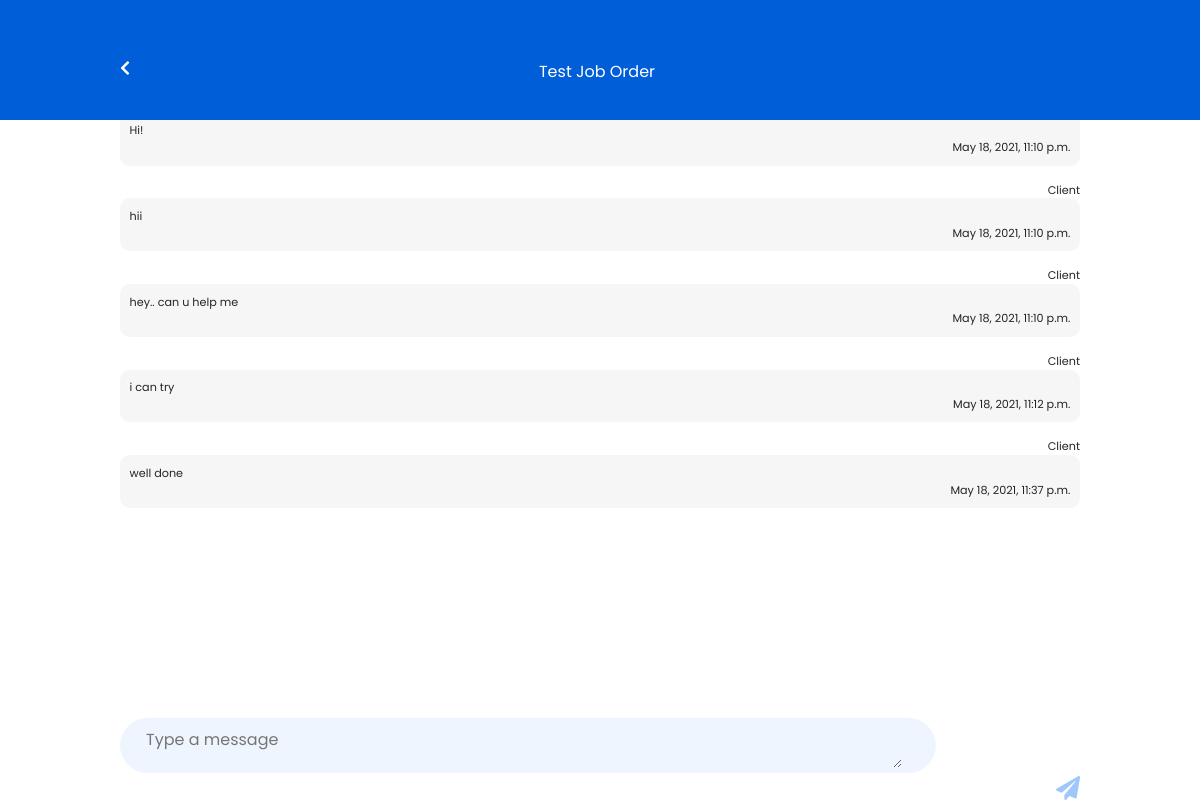
/individual_chat/24 (signed in), run on an earlier commit of the app's database.
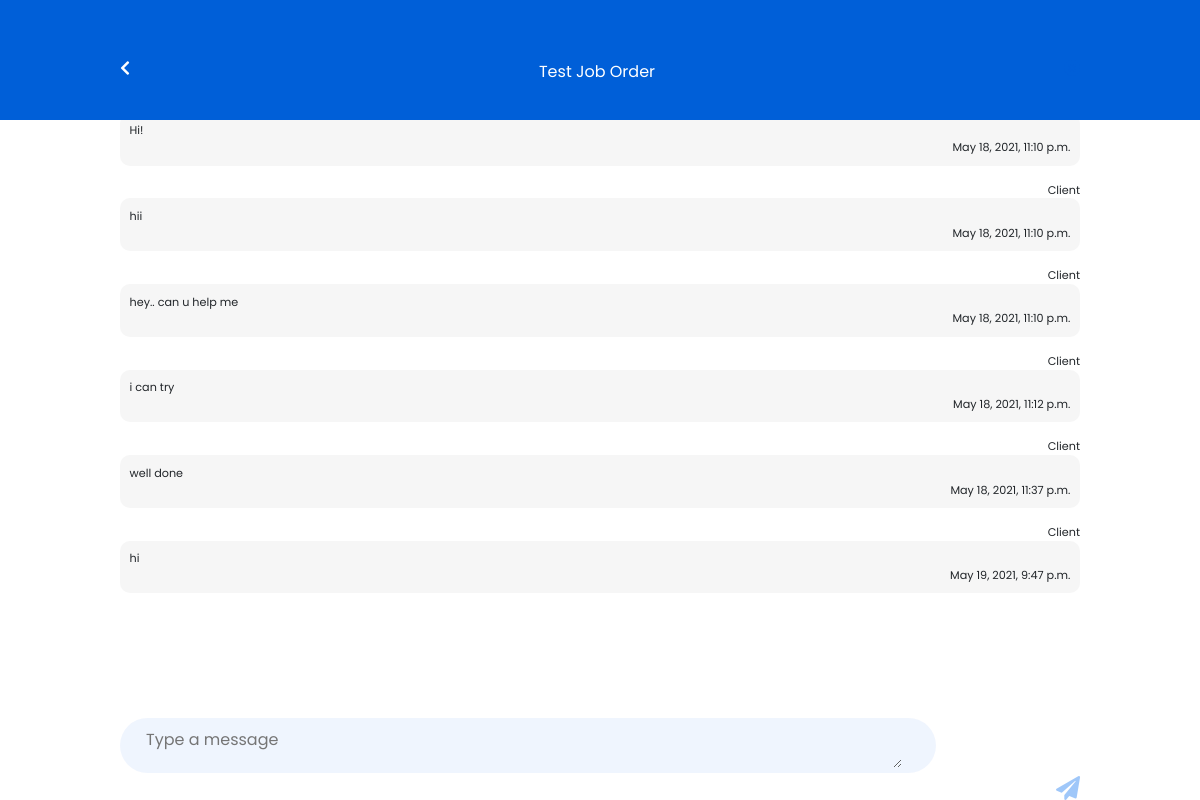
And on a later commit of the database.
### app/models.py (models this page shows, shortened)
class Chat(models.Model):
    class Meta:
        db_table = "Chat Table"
    from_id = models.TextField(max_length=20,verbose_name="Sending Party",null=True)
    to_id = models.TextField(max_length=20,verbose_name="Recieving Party",null=True)
    message= models.TextField(max_length=500,verbose_name="Message", null=True)
    projectCompleted = models.BooleanField(default=False, verbose_name="is Project completed")
    artisanRead = models.BooleanField(default=False, verbose_name="artisan has Read message")
    clientRead = models.BooleanField(default=False, verbose_name="client has Read message")
    project_id = models.TextField(max_length=20,verbose_name="Project ID",null=True)
    date_added = models.DateTimeField(default=timezone.now)

### app/views.py (the view, shortened to what this page needs)
# urls.py: path("individual_chat/<int:id>", views.individual_chat_page, name="individual_chat"),
def individual_chat_page(request, id):
    if 'user_id' in request.session:
        user_id = request.session["user_id"]
        project = Project_Gig.objects.get(id=id)
        chat = Chat.objects.filter(project_id=project.id)
        if project and chat:
            return_data = {
                "project_details": project,
                "chat_details":chat,
                "you": user_id,
                "client":project.client_id
            }
        return render(request,"artisan/chat/individual_chat.html", return_data)
    else:
        return redirect('/login')

### app/templates/artisan/chat/individual_chat.html (shortened to what this page needs)
{% extends "artisan/nav.html" %}
{% load static %}
{% block body%}
<section class="secondary-background">
<div class="secondary-nav">
    <p class="sec-nav-title">{{project_details.project_title}}</p>
  </div>
  <div class="all-chat-container" id="chat_container">
    {% for c in chat_details %}
    {% if c.from_id == you %}
    <div class="mt-3">
      <p class="text-left">You</p>
      <div  class="you-chat">
        <p>{{c.message}}</p>
        <p class="text-right">{{c.date_added}}</p>
      </div>
    </div>
    {% else %}
    <div class="mt-3">
      <p class="text-right">Client</p>
      <div  class="client-chat">
        <p>{{c.message}}</p>
        <p class="text-right">{{c.date_added}}</p>
      </div>
    </div>
    {% endif %}
    {% endfor %}
  </div>
  <form>{% csrf_token %}
  <div class="bottom-chat-div" style="width:80%;">
      <div class="form-group message-input">
        <div style="display: flex; justify-content: left;">
            <textarea class="message-input-textarea" placeholder="Type a message" id="message"></textarea>
        </div>
      </div>
      <i class="fas fa-paper-plane fa-2x"  style="margin-left:-13%;margin-top: 6%; color: #0069F060;" id="send_chat_message_submit"></i>
  </div>
</form>
</section>
{% endblock %}

What changed in the data, as far as the page shows it:
added Chat: message "hi", date_added "May 19, 2021, 9:47 p.m."
